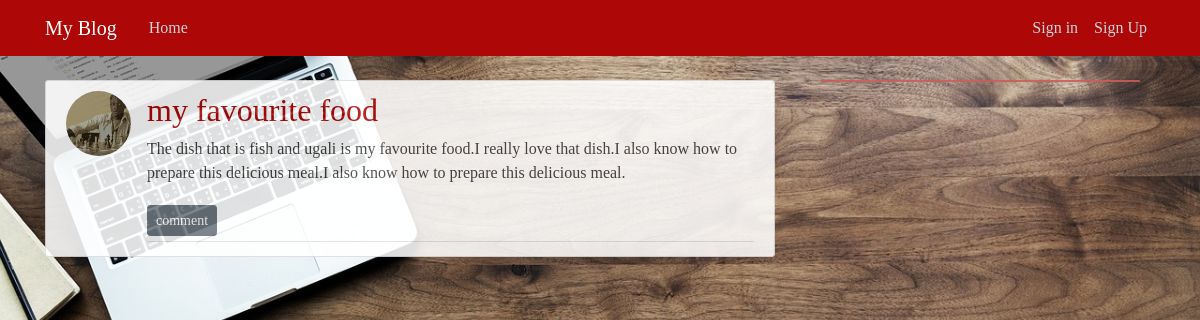
Screenshot of /post/3 with the database file from the repository.
### app/models.py (models this page shows, shortened)
class User(db.Model, UserMixin):
    id = db.Column(db.Integer, primary_key=True)
    username = db.Column(db.String(20), unique=True, nullable=False)
    email = db.Column(db.String(120), unique=True, nullable=False)
    image_file = db.Column(db.String(20), nullable=False, default='default.jpg')
    password = db.Column(db.String(60), nullable=False)
    posts = db.relationship('Post', backref='author', lazy=True)

class Post(db.Model):
    id = db.Column(db.Integer, primary_key=True)
    title = db.Column(db.String(100), nullable=False)
    date_posted = db.Column(db.DateTime, nullable=False, default=datetime.utcnow)
    content = db.Column(db.Text, nullable=False)
    user_id = db.Column(db.Integer, db.ForeignKey('user.id'), nullable=False)

### app/routes.py (the view)
@app.route("/post/<int:post_id>")
def post(post_id):
    post = Post.query.get_or_404(post_id)
    return render_template('post.html', title=post.title, post=post)

### app/templates/post.html (shortened to what this page needs)
{% extends "base.html" %}
{% block content %}
  <article class="media content-section">
    <img class="rounded-circle article-img" src="{{ url_for('static', filename='profile_pics/' + post.author.image_file) }}">
    <div class="media-body">
        <h2 class="article-title">{{ post.title }}</h2>
        <p class="article-content">{{ post.content }}</p>
      <div class="article-metadata">
        <a class="btn btn-secondary btn-sm mt-1 mb-1" href="{{ url_for('new_comment') }}">comment</a>
      </div>
    </div>
  </article>
{% endblock content %}

### app/static/main.css (style rules this page uses)
body { background: url(/static/profile_pics/back1.jpg); background-position: center; background-attachment: fixed; background-repeat: no-repeat; background-size: cover; color: #3F3C3C; margin-top: 5rem; font-family: 'Kalam', cursive; }
a { text-decoration: none; }
h1, h2, h3, h5 { color: #444444; }
.content-section { background: #ffffff; opacity: 87%; padding: 10px 20px; border: 1px solid #dddddd; border-radius: 3px; margin-bottom: 20px; }
.article-title { color: #AD0707; }
.article-content { white-space: pre-line; }
.article-img { height: 65px; width: 65px; margin-right: 16px; }
.article-metadata { padding-bottom: 1px; margin-bottom: 4px; border-bottom: 1px solid #e3e3e3 }

### rows the page displays
User: image_file (picture)
Post: title "my favourite food", content "The dish that is fish and ugali is my favourite food.I really love that dish.I also know how to prepare this delicious meal.I also know how to prepare this delicious meal."
